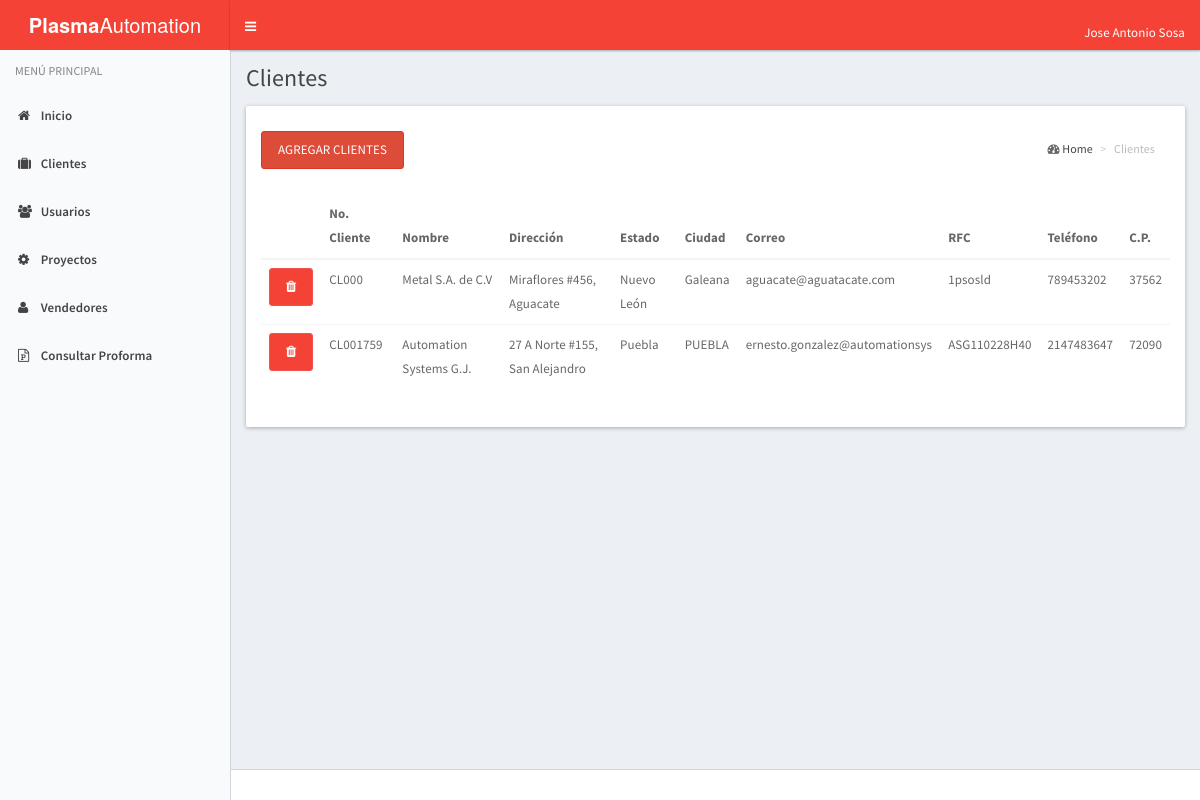
The page /index_cliente.php (signed in) on the database its author committed.
### tables this page shows
CREATE TABLE IF NOT EXISTS `cliente` (
  `No_Cliente` int(10) NOT NULL,
  `nu_cliente` int(11) NOT NULL,
  `nombre` varchar(25) NOT NULL,
  `domicilio` varchar(70) NOT NULL,
  `id_estado` int(2) NOT NULL,
  `id_municipio` varchar(25) NOT NULL,
  `rfc` varchar(15) NOT NULL,
  `correo` varchar(30) NOT NULL,
  `telefono` int(15) NOT NULL,
  `c_p` int(8) NOT NULL
);

CREATE TABLE IF NOT EXISTS `estado` (
  `id_estado` int(3) NOT NULL COMMENT 'Identificador de la tabla estado.',
  `estado` varchar(30) NOT NULL COMMENT 'Nombre del estado.'
);

### index_cliente.php (the view, shortened to what this page needs)
<!DOCTYPE html>
<html lang="es">
  <head>
    <link rel="stylesheet" href="assets/bootstrap/css/bootstrap.css">
    <link rel="stylesheet" href="assets/css/font-awesome.min.css">
    <link rel="stylesheet" href="assets/css/ionicons.min.css">
    <link rel="stylesheet" href="assets/dist/css/AdminLTE.css">
    <link rel="stylesheet" href="assets/dist/css/skins/_all-skins.css">
    <link rel="stylesheet" href="assets/plugins/select2/select2.min.css">
    <link href="assets/plugins/pnotify/css/pnotify.custom.min.css" rel="stylesheet">
  </head>
  <body class="hold-transition skin-blue-light sidebar-mini">
    <div class="wrapper">
      <?php
        include('header.php');
      ?>
      <?php
        include('menu.php');
      ?>
      <div class="content-wrapper" id="content">
        <section class="content-header">
          <h1>
            Clientes
          </h1>
        </section>
        <section class="content">
      <div class="col-lg-12">
         <div class="row">
          <div class="panel">
            <div class="panel-heading">
              <section class="content-header">
                <ol class="breadcrumb">
                   <i class="fa fa-dashboard"></i>
                    <li><a href="">Home</a></li>
                    <li class="active">Clientes
                   </li>
                </ol>
              </section>
            <button class="btn btn-danger" data-toggle="modal" data-target="#miventana">Agregar Clientes</button>
            </div>
            <div class="panel-body">
              <table class="table">
                <thead>
                  <tr>
                    <th></th>
                    <th>No. Cliente</th>
                    <th>Nombre</th>
                    <th>Dirección</th>
                    <th>Estado</th>
                    <th>Ciudad</th>
                    <th>Correo</th>
                    <th>RFC</th>
                    <th>Teléfono</th>
                    <th>C.P.</th>
                  </tr>
                </thead>
                <tbody>
                <?php
                  $host = 'localhost';
                  $user = 'root';
                  $password = '';
                  $conexion = @mysql_connect($host, $user, $password);
                  $sql = "SELECT c.No_cliente as NoCliente, c.nu_cliente as nu_serie, c.nombre as nombre, c.domicilio as Direccion, c.correo as Correo, e.id_estado, e.estado as Estado, c.id_municipio as Ciudad, c.rfc as RFC, c.telefono as Telefono, c.c_p as C_P FROM cliente c inner join estado e on e.id_estado = c.id_estado";
                  $resultado = mysql_query($sql, $conexion);
                  while ($cliente = mysql_fetch_assoc($resultado)) {
                    echo "<tr>";
                    echo "<td><a href='clientes.php?eliminar_cliente_id=".$cliente['NoCliente']."' class='btn btn-primary eliminar-cliente'><i class='fa fa-trash eliminar-cliente'></i></a></td>";
                    echo "<td>"."CL00".$cliente['nu_serie']."</td>";
                    echo "<td>".$cliente['nombre']."</td>";
                    echo "<td>".($cliente['Direccion'])."</td>";
                    echo "<td>".($cliente['Estado'])."</td>";
                    echo "<td>".($cliente['Ciudad'])."</td>";
                     echo "<td>".($cliente['Correo'])."</td>";
                    echo "<td>".($cliente['RFC'])."</td>";
                    echo "<td>".($cliente['Telefono'])."</td>";
                    echo "<td>".($cliente['C_P'])."</td>";
                    echo "</tr>";
                  }
                ?>
                </tbody>
              </table>
            </div>
          </div>
        </div>
      </div>
    </section>
  </div>
      <footer class="main-footer">
      </footer>
    </div>
  </body>
</html>

### rows shown on the page
cliente: nu_cliente "0", nombre "Metal S.A. de C.V", domicilio "Miraflores #456, Aguacate", id_estado.estado "Nuevo León", id_municipio "Galeana", correo "aguacate@aguatacate.com", rfc "1psosld", telefono "789453202", c_p "37562"
cliente: nu_cliente "1759", nombre "Automation Systems G.J.", domicilio "27 A Norte #155, San Alejandro", id_estado.estado "Puebla", id_municipio "PUEBLA", correo "ernesto.gonzalez@automationsys", rfc "ASG110228H40", telefono "2147483647", c_p "72090"

### other values the page prints
$_SESSION['usuario']['nombre'] "Jose Antonio Sosa"
